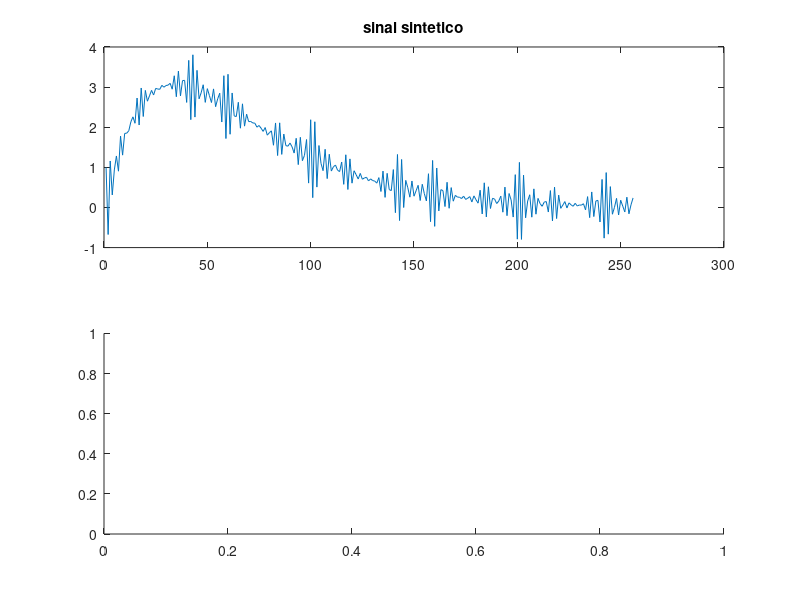

Reproduce this figure in MATLAB. (Note: this script raises an error after producing the figure.)
%% Inicialização do ambiente
clear ; close all; clc

%% Exercício 3
sintetico_data = fopen('sintetico.csv');
sintetico = textscan(sintetico_data, '%f', 'Delimiter', ',');
sintetico = sintetico{1,1};
fclose(sintetico_data);

figure(1)

subplot(2,1,1)
plot(sintetico);
title('sinal sintetico');

subplot(2,1,2)
DFT_Xa = fft(sintetico, N+1);
DFT_Xa = DFT_Xa(1 : (N+1)/2);
plot(X((N+1)/2, 0, 1),abs(DFT_Xa))
xlabel('\omega/\pi'), ylabel('|X(\omega)|'), title('DFT sintetico em [0, \pi]')


function f = X(N, inicio, fim)
f = (0:(1/N):(1 - 1/N))*(fim-inicio)+inicio;
end